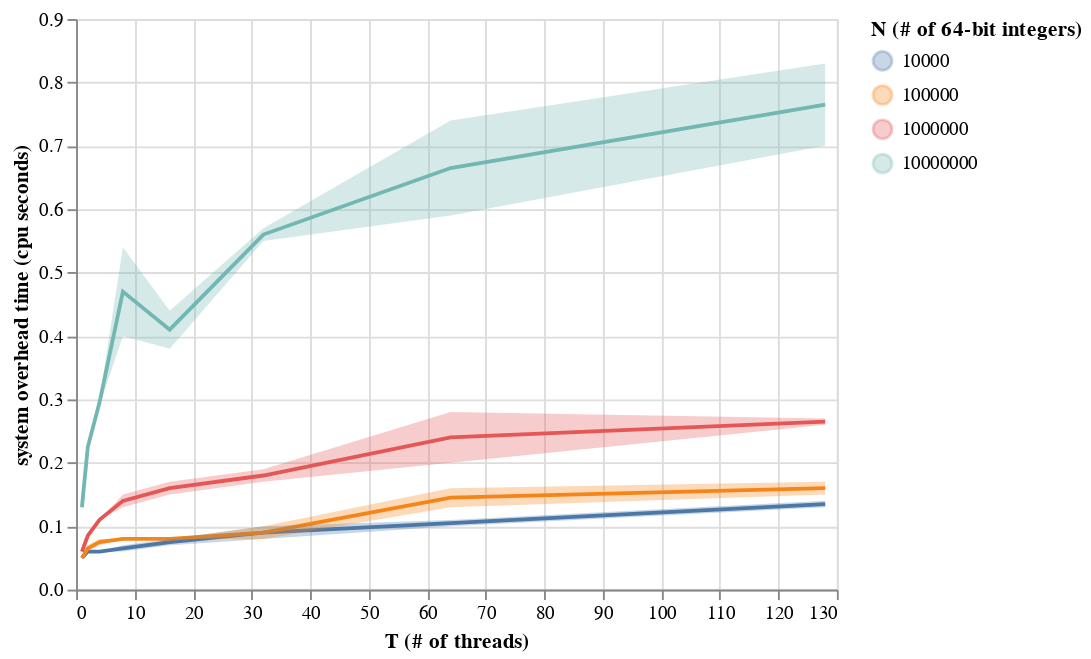

Notebook cell for this chart:
### Code cell
charts[SYS]

### Figure 1 — Vega-Lite specification as saved in the notebook (floating-point values rounded to 4 significant figures)
{"config": {"view": {"continuousWidth": 400, "continuousHeight": 300}}, "layer": [{"mark": "line", "encoding": {"color": {"type": "nominal", "field": "N (# of 64-bit integers)"}, "x": {"type": "quantitative", "field": "T (# of threads)"}, "y": {"type": "quantitative", "aggregate": "mean", "field": "system overhead time (cpu seconds)"}}}, {"mark": {"type": "errorband", "extent": "ci"}, "encoding": {"color": {"type": "nominal", "field": "N (# of 64-bit integers)"}, "x": {"type": "quantitative", "field": "T (# of threads)"}, "y": {"type": "quantitative", "field": "system overhead time (cpu seconds)"}}}], "data": {"name": "data-16f539c5201a35a1d657755a7729af9f"}, "$schema": "https://vega.github.io/schema/vega-lite/v4.8.1.json", "datasets": {"data-16f539c5201a35a1d657755a7729af9f": [{"N (# of 64-bit integers)": 10000, "T (# of threads)": 1, "real time (seconds)": 0.21, "user execution time (cpu seconds)": 0.19, "system overhead time (cpu seconds)": 0.05}, {"N (# of 64-bit integers)": 10000, "T (# of threads)": 1, "real time (seconds)": 0.22, "user execution time (cpu seconds)": 0.19, "system overhead time (cpu seconds)": 0.05}, {"N (# of 64-bit integers)": 10000, "T (# of threads)": 2, "real time (seconds)": 0.26, "user execution time (cpu seconds)": 0.26, "system overhead time (cpu seconds)": 0.06}, {"N (# of 64-bit integers)": 10000, "T (# of threads)": 2, "real time (seconds)": 0.26, "user execution time (cpu seconds)": 0.27, "system overhead time (cpu seconds)": 0.06}, {"N (# of 64-bit integers)": 10000, "T (# of threads)": 4, "real time (seconds)": 0.26, "user execution time (cpu seconds)": 0.27, "system overhead time (cpu seconds)": 0.06}, {"N (# of 64-bit integers)": 10000, "T (# of threads)": 4, "real time (seconds)": 0.25, "user execution time (cpu seconds)": 0.27, "system overhead time (cpu seconds)": 0.06}, {"N (# of 64-bit integers)": 10000, "T (# of threads)": 8, "real time (seconds)": 0.26, "user execution time (cpu seconds)": 0.28, "system overhead time (cpu seconds)": 0.07}, {"N (# of 64-bit integers)": 10000, "T (# of threads)": 8, "real time (seconds)": 0.26, "user execution time (cpu seconds)": 0.27, "system overhead time (cpu seconds)": 0.06}, {"N (# of 64-bit integers)": 10000, "T (# of threads)": 16, "real time (seconds)": 0.3, "user execution time (cpu seconds)": 0.29, "system overhead time (cpu seconds)": 0.08}, {"N (# of 64-bit integers)": 10000, "T (# of threads)": 16, "real time (seconds)": 0.26, "user execution time (cpu seconds)": 0.28, "system overhead time (cpu seconds)": 0.07}, {"N (# of 64-bit integers)": 10000, "T (# of threads)": 32, "real time (seconds)": 0.28, "user execution time (cpu seconds)": 0.3, "system overhead time (cpu seconds)": 0.1}, {"N (# of 64-bit integers)": 10000, "T (# of threads)": 32, "real time (seconds)": 0.27, "user execution time (cpu seconds)": 0.3, "system overhead time (cpu seconds)": 0.08}, {"N (# of 64-bit integers)": 10000, "T (# of threads)": 64, "real time (seconds)": 0.33, "user execution time (cpu seconds)": 0.35, "system overhead time (cpu seconds)": 0.11}, {"N (# of 64-bit integers)": 10000, "T (# of threads)": 64, "real time (seconds)": 0.31, "user execution time (cpu seconds)": 0.35, "system overhead time (cpu seconds)": 0.1}, {"N (# of 64-bit integers)": 10000, "T (# of threads)": 128, "real time (seconds)": 0.32, "user execution time (cpu seconds)": 0.35, "system overhead time (cpu seconds)": 0.14}, {"N (# of 64-bit integers)": 10000, "T (# of threads)": 128, "real time (seconds)": 0.32, "user execution time (cpu seconds)": 0.34, "system overhead time (cpu seconds)": 0.13}, {"N (# of 64-bit integers)": 100000, "T (# of threads)": 1, "real time (seconds)": 0.26, "user execution time (cpu seconds)": 0.3, "system overhead time (cpu seconds)": 0.05}, {"N (# of 64-bit integers)": 100000, "T (# of threads)": 1, "real time (seconds)": 0.25, "user execution time (cpu seconds)": 0.28, "system overhead time (cpu seconds)": 0.05}, {"N (# of 64-bit integers)": 100000, "T (# of threads)": 2, "real time (seconds)": 0.33, "user execution time (cpu seconds)": 0.41, "system overhead time (cpu seconds)": 0.06}, {"N (# of 64-bit integers)": 100000, "T (# of threads)": 2, "real time (seconds)": 0.31, "user execution time (cpu seconds)": 0.4, "system overhead time (cpu seconds)": 0.07}, {"N (# of 64-bit integers)": 100000, "T (# of threads)": 4, "real time (seconds)": 0.34, "user execution time (cpu seconds)": 0.51, "system overhead time (cpu seconds)": 0.07}, {"N (# of 64-bit integers)": 100000, "T (# of threads)": 4, "real time (seconds)": 0.34, "user execution time (cpu seconds)": 0.47, "system overhead time (cpu seconds)": 0.08}, {"N (# of 64-bit integers)": 100000, "T (# of threads)": 8, "real time (seconds)": 0.33, "user execution time (cpu seconds)": 0.53, "system overhead time (cpu seconds)": 0.08}, {"N (# of 64-bit integers)": 100000, "T (# of threads)": 8, "real time (seconds)": 0.32, "user execution time (cpu seconds)": 0.45, "system overhead time (cpu seconds)": 0.08}, {"N (# of 64-bit integers)": 100000, "T (# of threads)": 16, "real time (seconds)": 0.35, "user execution time (cpu seconds)": 0.49, "system overhead time (cpu seconds)": 0.08}, {"N (# of 64-bit integers)": 100000, "T (# of threads)": 16, "real time (seconds)": 0.33, "user execution time (cpu seconds)": 0.45, "system overhead time (cpu seconds)": 0.08}, {"N (# of 64-bit integers)": 100000, "T (# of threads)": 32, "real time (seconds)": 0.34, "user execution time (cpu seconds)": 0.6, "system overhead time (cpu seconds)": 0.08}, {"N (# of 64-bit integers)": 100000, "T (# of threads)": 32, "real time (seconds)": 0.35, "user execution time (cpu seconds)": 0.48, "system overhead time (cpu seconds)": 0.1}, {"N (# of 64-bit integers)": 100000, "T (# of threads)": 64, "real time (seconds)": 0.39, "user execution time (cpu seconds)": 0.61, "system overhead time (cpu seconds)": 0.13}, {"N (# of 64-bit integers)": 100000, "T (# of threads)": 64, "real time (seconds)": 0.43, "user execution time (cpu seconds)": 0.58, "system overhead time (cpu seconds)": 0.16}, {"N (# of 64-bit integers)": 100000, "T (# of threads)": 128, "real time (seconds)": 0.45, "user execution time (cpu seconds)": 0.62, "system overhead time (cpu seconds)": 0.15}, {"N (# of 64-bit integers)": 100000, "T (# of threads)": 128, "real time (seconds)": 0.46, "user execution time (cpu seconds)": 0.6, "system overhead time (cpu seconds)": 0.17}, {"N (# of 64-bit integers)": 1000000, "T (# of threads)": 1, "real time (seconds)": 0.42, "user execution time (cpu seconds)": 0.47, "system overhead time (cpu seconds)": 0.06}, {"N (# of 64-bit integers)": 1000000, "T (# of threads)": 1, "real time (seconds)": 0.46, "user execution time (cpu seconds)": 0.57, "system overhead time (cpu seconds)": 0.06}, {"N (# of 64-bit integers)": 1000000, "T (# of threads)": 2, "real time (seconds)": 0.53, "user execution time (cpu seconds)": 0.84, "system overhead time (cpu seconds)": 0.08}, {"N (# of 64-bit integers)": 1000000, "T (# of threads)": 2, "real time (seconds)": 0.55, "user execution time (cpu seconds)": 0.88, "system overhead time (cpu seconds)": 0.09}, {"N (# of 64-bit integers)": 1000000, "T (# of threads)": 4, "real time (seconds)": 0.6, "user execution time (cpu seconds)": 1.27, "system overhead time (cpu seconds)": 0.11}, {"N (# of 64-bit integers)": 1000000, "T (# of threads)": 4, "real time (seconds)": 0.64, "user execution time (cpu seconds)": 1.54, "system overhead time (cpu seconds)": 0.11}, {"N (# of 64-bit integers)": 1000000, "T (# of threads)": 8, "real time (seconds)": 0.64, "user execution time (cpu seconds)": 1.71, "system overhead time (cpu seconds)": 0.13}, {"N (# of 64-bit integers)": 1000000, "T (# of threads)": 8, "real time (seconds)": 0.74, "user execution time (cpu seconds)": 2.5, "system overhead time (cpu seconds)": 0.15}, {"N (# of 64-bit integers)": 1000000, "T (# of threads)": 16, "real time (seconds)": 0.79, "user execution time (cpu seconds)": 2.64, "system overhead time (cpu seconds)": 0.17}, {"N (# of 64-bit integers)": 1000000, "T (# of threads)": 16, "real time (seconds)": 0.7, "user execution time (cpu seconds)": 2.01, "system overhead time (cpu seconds)": 0.15}, {"N (# of 64-bit integers)": 1000000, "T (# of threads)": 32, "real time (seconds)": 0.69, "user execution time (cpu seconds)": 1.65, "system overhead time (cpu seconds)": 0.17}, {"N (# of 64-bit integers)": 1000000, "T (# of threads)": 32, "real time (seconds)": 0.97, "user execution time (cpu seconds)": 3.33, "system overhead time (cpu seconds)": 0.19}, {"N (# of 64-bit integers)": 1000000, "T (# of threads)": 64, "real time (seconds)": 0.78, "user execution time (cpu seconds)": 2.11, "system overhead time (cpu seconds)": 0.2}, {"N (# of 64-bit integers)": 1000000, "T (# of threads)": 64, "real time (seconds)": 1.07, "user execution time (cpu seconds)": 1.61, "system overhead time (cpu seconds)": 0.28}, {"N (# of 64-bit integers)": 1000000, "T (# of threads)": 128, "real time (seconds)": 0.89, "user execution time (cpu seconds)": 1.59, "system overhead time (cpu seconds)": 0.26}, {"N (# of 64-bit integers)": 1000000, "T (# of threads)": 128, "real time (seconds)": 0.82, "user execution time (cpu seconds)": 1.62, "system overhead time (cpu seconds)": 0.27}, {"N (# of 64-bit integers)": 10000000, "T (# of threads)": 1, "real time (seconds)": 1.45, "user execution time (cpu seconds)": 1.12, "system overhead time (cpu seconds)": 0.14}, {"N (# of 64-bit integers)": 10000000, "T (# of threads)": 1, "real time (seconds)": 1.2, "user execution time (cpu seconds)": 1.1, "system overhead time (cpu seconds)": 0.12}, {"N (# of 64-bit integers)": 10000000, "T (# of threads)": 2, "real time (seconds)": 1.36, "user execution time (cpu seconds)": 1.76, "system overhead time (cpu seconds)": 0.22}, {"N (# of 64-bit integers)": 10000000, "T (# of threads)": 2, "real time (seconds)": 1.33, "user execution time (cpu seconds)": 1.66, "system overhead time (cpu seconds)": 0.23}, {"N (# of 64-bit integers)": 10000000, "T (# of threads)": 4, "real time (seconds)": 1.4, "user execution time (cpu seconds)": 2.26, "system overhead time (cpu seconds)": 0.3}, {"N (# of 64-bit integers)": 10000000, "T (# of threads)": 4, "real time (seconds)": 1.37, "user execution time (cpu seconds)": 2.21, "system overhead time (cpu seconds)": 0.29}, {"N (# of 64-bit integers)": 10000000, "T (# of threads)": 8, "real time (seconds)": 1.79, "user execution time (cpu seconds)": 4.46, "system overhead time (cpu seconds)": 0.54}, {"N (# of 64-bit integers)": 10000000, "T (# of threads)": 8, "real time (seconds)": 1.68, "user execution time (cpu seconds)": 3.82, "system overhead time (cpu seconds)": 0.4}, {"N (# of 64-bit integers)": 10000000, "T (# of threads)": 16, "real time (seconds)": 1.77, "user execution time (cpu seconds)": 4.01, "system overhead time (cpu seconds)": 0.38}, {"N (# of 64-bit integers)": 10000000, "T (# of threads)": 16, "real time (seconds)": 2.05, "user execution time (cpu seconds)": 4.62, "system overhead time (cpu seconds)": 0.44}, {"N (# of 64-bit integers)": 10000000, "T (# of threads)": 32, "real time (seconds)": 2.21, "user execution time (cpu seconds)": 4.73, "system overhead time (cpu seconds)": 0.55}, {"N (# of 64-bit integers)": 10000000, "T (# of threads)": 32, "real time (seconds)": 2.42, "user execution time (cpu seconds)": 6.92, "system overhead time (cpu seconds)": 0.57}, {"N (# of 64-bit integers)": 10000000, "T (# of threads)": 64, "real time (seconds)": 2.91, "user execution time (cpu seconds)": 7.93, "system overhead time (cpu seconds)": 0.59}, {"N (# of 64-bit integers)": 10000000, "T (# of threads)": 64, "real time (seconds)": 2.77, "user execution time (cpu seconds)": 7.49, "system overhead time (cpu seconds)": 0.74}, {"N (# of 64-bit integers)": 10000000, "T (# of threads)": 128, "real time (seconds)": 4.28, "user execution time (cpu seconds)": 17.23, "system overhead time (cpu seconds)": 0.7}, {"N (# of 64-bit integers)": 10000000, "T (# of threads)": 128, "real time (seconds)": 4.67, "user execution time (cpu seconds)": 19.15, "system overhead time (cpu seconds)": 0.83}]}}
